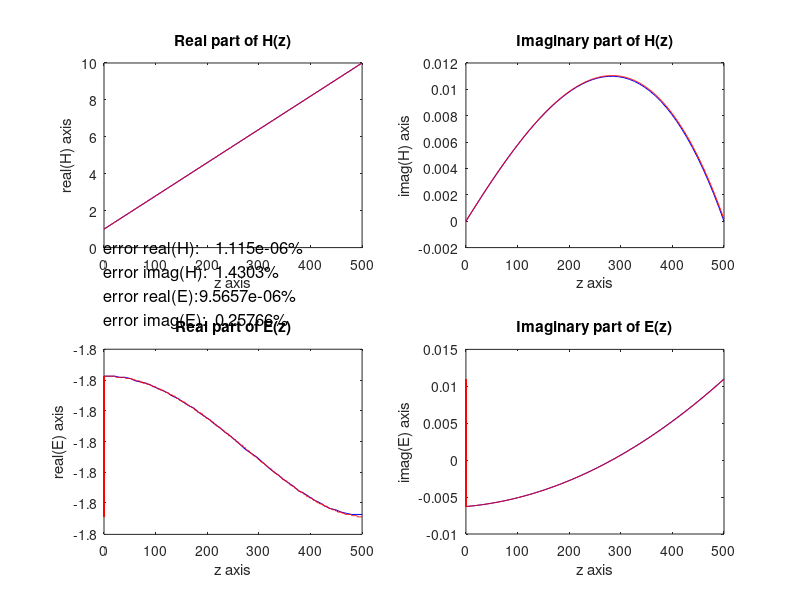

MATLAB code to generate this figure:
clf;

%------------------------------------------------------------------------------------------------------------------------
global f1 = 1;
global f2 = 10;
global omega = 5;
global mu0 = 4*pi*10^(-7);
global sigma = 0.01;
global zmax = 500;
global k =(1-i)*sqrt(omega*mu0*sigma/2);
global N = 500;
global delta_z = zmax/(N-1);
global theta = 1;

maxHrealError = 0;
maxHimageError = 0;
maxErealError = 0;
maxEimageError = 0;
%------------------------------------------------------------------------------------------------------------------------
% the grids
H_num = zeros(N);
E_hum = zeros(N);
z_grid = zeros(N);

for j = 1 : N;
  z_grid(j)=(j-1)*delta_z;
endfor;
%------------------------------------------------------------------------------------------------------------------------
% Exact H(z)
function ret = H(z)
  global k f1 f2 zmax;
  ret=f1*cosh(k*z)-(sinh(k*z)*(f1*cosh(k*zmax)-f2))/sinh(k*zmax);
endfunction;

% Exact E(z)
function ret = E(z)
  global k f1 f2 zmax omega mu0 sigma;
  ret=(f1*sinh(k*z)*(i*omega*mu0))/k+(cosh(k*z)*(f1*cosh(k*zmax)-f2))/((sigma/k)*sinh(k*zmax));
endfunction;
%------------------------------------------------------------------------------------------------------------------------
z = linspace(0, zmax, 50);
%------------------------------------------------------------------------------------------------------------------------
H_num(1) = f1;
E_num(1) = (f1*cosh(k*zmax)-f2)/((sigma/k)*sinh(k*zmax));
H_num(N) = f2;

for j = 1 : N-1;
  H_num(j+1) = H_num(j)-delta_z*sigma*E_num(j);
  E_num(j+1) = E_num(j)+delta_z*i*omega*mu0*H_num(j);
endfor;
%--------------------------------------------extract real and imaginary parts---------------------------------------------
% exact
H_rr = real(H(z));
H_ii = imag(H(z));
E_rr = real(E(z));
E_ii = imag(E(z));

% numerical
Hnum_rr = real(H_num);
Hnum_ii = imag(H_num);
Enum_rr = real(E_num);
Enum_ii = imag(E_num);

% error
maxHreal = max(H_rr);
maxHimage = max(H_ii);
maxEreal = max(E_rr);
maxEimage = max(E_ii);

for j=1:N;
  maxHrealError=max(abs(real(H(z_grid(j)))-Hnum_rr(j))*100/abs(maxHreal),maxHrealError);
  maxHimageError=max(abs(imag(H(z_grid(j)))-Hnum_ii(j))*100/abs(maxHimage),maxHimageError);
  maxErealError=max(abs(real(E(z_grid(j)))-Enum_rr(j))*100/abs(maxEreal),maxErealError);
  maxEimageError=max(abs(imag(E(z_grid(j)))-Enum_ii(j))*100/abs(maxEimage),maxEimageError);
endfor;

% plotting
%  real part of H(z)
subplot (2, 2, 1)
plot(z, H_rr, 'b');
xlabel("z axis");
ylabel("real(H) axis");

hold on;
plot(z_grid, Hnum_rr, 'r');
hold off;
title ("Real part of H(z)");
text (0, -2, strcat("error real(H):\t", num2str(maxHrealError), "%\n", "error imag(H):\t", num2str(maxHimageError), "%\n", ...
"error real(E):\t", num2str(maxErealError), "%\n", "error imag(E):\t", num2str(maxEimageError),"%"),"fontsize", 12);

%  imaginary part of H(z)
subplot (2, 2, 2)
plot(z, H_ii, 'b');
xlabel("z axis");
ylabel("imag(H) axis");

hold on;
plot(z_grid, Hnum_ii, 'r');
hold off;
title ("Imaginary part of H(z)");
text (0, -2, strcat("Error:\t", num2str(100), "%"),"fontsize", 15);

%  real part of E(z)
subplot (2, 2, 3)
plot(z, E_rr, 'b');
xlabel("z axis");
ylabel("real(E) axis");

hold on;
plot(z_grid, Enum_rr, 'r');
hold off;
title ("Real part of E(z)");

%  imaginary part of E(z)
subplot (2, 2, 4)
plot(z, E_ii, 'b');
xlabel("z axis");
ylabel("imag(E) axis");

hold on;
plot(z_grid, Enum_ii, 'r');
hold off;
title ("Imaginary part of E(z)");

disp(maxHrealError);
disp(maxHimageError);
disp(maxErealError);
disp(maxEimageError);
%------------------------------------------------------------------------------------------------------------------------


